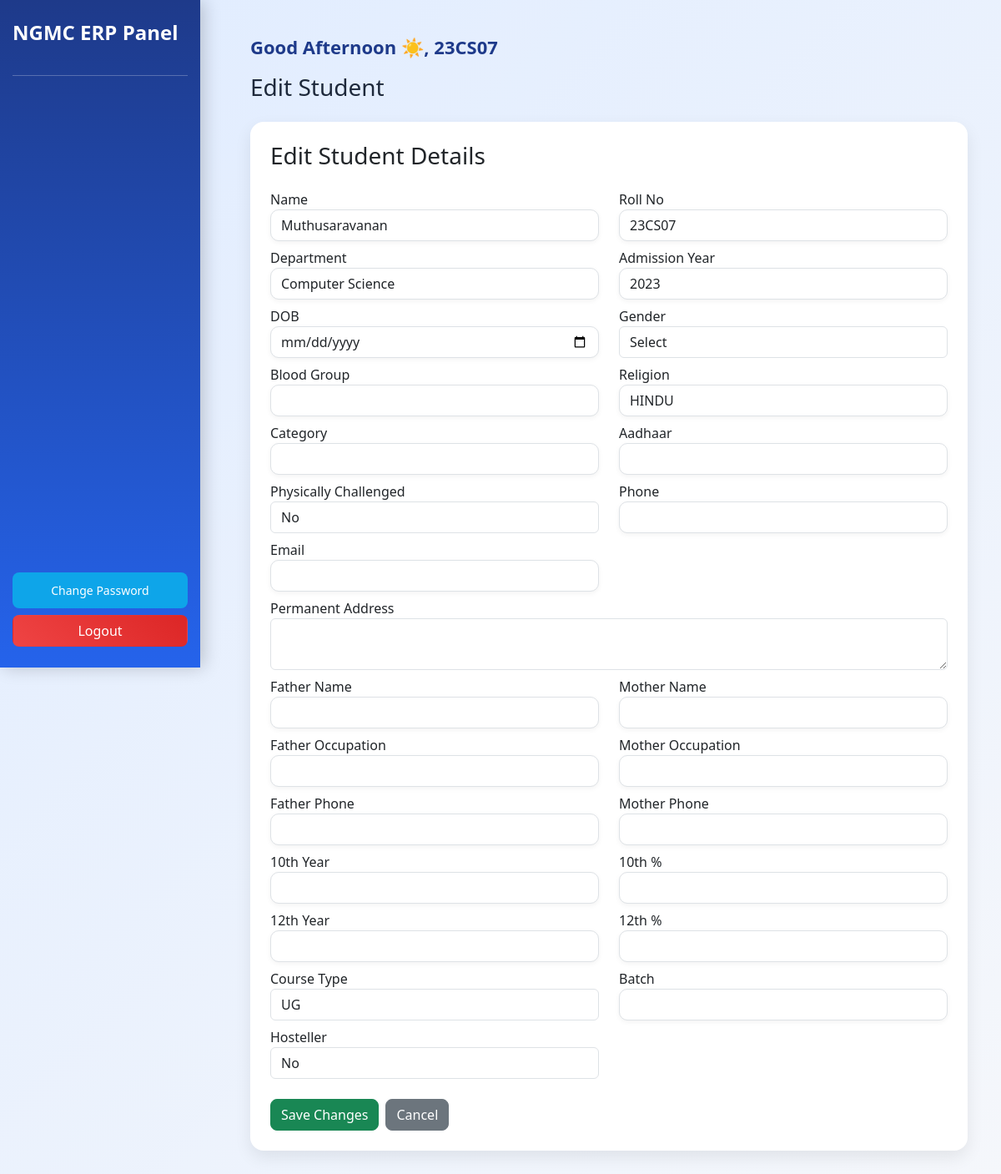
The page /student/9/edit/ (signed in) on the database its author committed.
### core/models.py (models this page shows, shortened)
class Student(models.Model):
    user = models.OneToOneField(User, on_delete=models.CASCADE)
    name = models.CharField(max_length=100)
    roll_no = models.CharField(max_length=20)
    department = models.CharField(max_length=100)
    admission_year = models.IntegerField()
    dob = models.DateField(null=True, blank=True)
    gender = models.CharField(max_length=10, blank=True, null=True)
    blood_group = models.CharField(max_length=10, blank=True, null=True)
    phone = models.CharField(max_length=15, blank=True)
    address = models.TextField(blank=True)
    religion = models.CharField(max_length=50, blank=True, null=True)
    category = models.CharField(max_length=20, blank=True, null=True)
    physically_challenged = models.BooleanField(default=False)
    aadhaar = models.CharField(max_length=20, blank=True, null=True)
    permanent_address = models.TextField(blank=True, null=True)
    email = models.EmailField(blank=True, null=True)
    father_name = models.CharField(max_length=100, blank=True, null=True)
    mother_name = models.CharField(max_length=100, blank=True, null=True)
    father_occupation = models.CharField(max_length=100, blank=True, null=True)
    mother_occupation = models.CharField(max_length=100, blank=True, null=True)
    father_phone = models.CharField(max_length=15, blank=True, null=True)
    mother_phone = models.CharField(max_length=15, blank=True, null=True)
    guardian_name = models.CharField(max_length=100, blank=True, null=True)
    tenth_year = models.IntegerField(null=True, blank=True)
    tenth_percentage = models.FloatField(null=True, blank=True)
    twelfth_year = models.IntegerField(null=True, blank=True)
    twelfth_percentage = models.FloatField(null=True, blank=True)
    COURSE_CHOICES = [
        ('UG', 'UG'),
        ('PG', 'PG'),
        ('Research', 'Research'),
    ]
    course = models.CharField(
        max_length=20,
        choices=COURSE_CHOICES,
        default='UG',
        blank=True,
        null=True
    )
    batch = models.CharField(max_length=50, blank=True, null=True)
    hosteller = models.BooleanField(default=False)

### core/views.py (the view, shortened to what this page needs)
# urls.py: path('student/<int:id>/edit/', views.student_edit, name='student_edit'),
@login_required
def student_edit(request, id):
    student = get_object_or_404(Student, id=id)
    return render(request, 'student_edit.html', {'student': student})

### core/templates/student_edit.html (shortened to what this page needs)
{% extends 'base.html' %}
{% block title %}Edit Student{% endblock %}
{% block content %}
<div class="card p-4">
<h3 class="mb-4">Edit Student Details</h3>
<form method="POST">
<div class="row">
<div class="col-md-6">
<label>Name</label>
<input name="name" class="form-control mb-2"
value="{{ student.name|default_if_none:'' }}">
</div>
<div class="col-md-6">
<label>Roll No</label>
<input name="roll_no" class="form-control mb-2"
value="{{ student.roll_no|default_if_none:'' }}">
</div>
<div class="col-md-6">
<label>Department</label>
<input name="department" class="form-control mb-2"
value="{{ student.department|default_if_none:'' }}">
</div>
<div class="col-md-6">
<label>Admission Year</label>
<input name="admission_year" class="form-control mb-2"
value="{{ student.admission_year|default_if_none:'' }}">
</div>
<div class="col-md-6">
<label>DOB</label>
<input type="date" name="dob" class="form-control mb-2"
value="{{ student.dob|date:'Y-m-d' }}">
</div>
<div class="col-md-6">
<label>Gender</label>
<select name="gender" class="form-control mb-2">
<option value="">Select</option>
</select>
</div>
<div class="col-md-6">
<label>Blood Group</label>
<input name="blood_group" class="form-control mb-2"
value="{{ student.blood_group|default_if_none:'' }}">
</div>
<div class="col-md-6">
<label>Religion</label>
<input name="religion" class="form-control mb-2"
value="{{ student.religion|default_if_none:'' }}">
</div>
<div class="col-md-6">
<label>Category</label>
<input name="category" class="form-control mb-2"
value="{{ student.category|default_if_none:'' }}">
</div>
<div class="col-md-6">
<label>Aadhaar</label>
<input name="aadhaar" class="form-control mb-2"
value="{{ student.aadhaar|default_if_none:'' }}">
</div>
<div class="col-md-6">
<label>Physically Challenged</label>
<select name="physically_challenged" class="form-control mb-2">
<option value="False" {% if not student.physically_challenged %}selected{% endif %}>No</option>
</select>
</div>
<div class="col-md-6">
<label>Phone</label>
<input name="phone" class="form-control mb-2"
value="{{ student.phone|default_if_none:'' }}">
</div>
<div class="col-md-6">
<label>Email</label>
<input name="email" class="form-control mb-2"
value="{{ student.email|default_if_none:'' }}">
</div>
<div class="col-md-12">
<label>Permanent Address</label>
<textarea name="permanent_address" class="form-control mb-2">{{ student.permanent_address|default_if_none:'' }}</textarea>
</div>
<div class="col-md-6">
<label>Father Name</label>
<input name="father_name" class="form-control mb-2"
value="{{ student.father_name|default_if_none:'' }}">
</div>
<div class="col-md-6">
<label>Mother Name</label>
<input name="mother_name" class="form-control mb-2"
value="{{ student.mother_name|default_if_none:'' }}">
</div>
<div class="col-md-6">
<label>Father Occupation</label>
<input name="father_occupation" class="form-control mb-2"
value="{{ student.father_occupation|default_if_none:'' }}">
</div>
<div class="col-md-6">
<label>Mother Occupation</label>
<input name="mother_occupation" class="form-control mb-2"
value="{{ student.mother_occupation|default_if_none:'' }}">
</div>
<div class="col-md-6">
<label>Father Phone</label>
<input name="father_phone" class="form-control mb-2"
value="{{ student.father_phone|default_if_none:'' }}">
</div>
<div class="col-md-6">
<label>Mother Phone</label>
<input name="mother_phone" class="form-control mb-2"
value="{{ student.mother_phone|default_if_none:'' }}">
</div>
<div class="col-md-6">
<label>10th Year</label>
<input name="tenth_year" class="form-control mb-2"
value="{{ student.tenth_year|default_if_none:'' }}">
</div>
<div class="col-md-6">
<label>10th %</label>
<input name="tenth_percentage" class="form-control mb-2"
value="{{ student.tenth_percentage|default_if_none:'' }}">
</div>
<div class="col-md-6">
<label>12th Year</label>
<input name="twelfth_year" class="form-control mb-2"
value="{{ student.twelfth_year|default_if_none:'' }}">
</div>
<div class="col-md-6">
<label>12th %</label>
<input name="twelfth_percentage" class="form-control mb-2"
value="{{ student.twelfth_percentage|default_if_none:'' }}">
</div>
<div class="col-md-6">
<label>Course Type</label>
<select name="course" class="form-control mb-2">
<option value="UG" {% if student.course == "UG" %}selected{% endif %}>UG</option>
</select>
</div>
<div class="col-md-6">
<label>Batch</label>
<input name="batch" class="form-control mb-2"
value="{{ student.batch|default_if_none:'' }}">
</div>
<div class="col-md-6">
<label>Hosteller</label>
<select name="hosteller" class="form-control mb-2">
<option value="False" {% if not student.hosteller %}selected{% endif %}>No</option>
</select>
</div>
</div>
<div class="mt-3 d-flex gap-2">
<button class="btn btn-success">Save Changes</button>
<a href="/student/{{ student.id }}/" class="btn btn-secondary">Cancel</a>
</div>
</form>
</div>
{% endblock %}

### core/templates/base.html (style rules this page uses)
body { min-height:100vh; font-family:'Segoe UI', sans-serif; background: linear-gradient(135deg, #e0ecff, #f5f7fb); color:#1e293b; }
.card { background:white; border:none; border-radius:16px; box-shadow:0 8px 20px rgba(0,0,0,0.08); padding:20px; }
.btn { border-radius:8px; }
input.form-control { border-radius:10px; box-shadow:0 2px 6px rgba(0,0,0,0.05); }

### rows shown on the page
Student: name "Muthusaravanan", roll_no "23CS07", department "Computer Science", admission_year "2023", religion "HINDU", physically_challenged "No", course "UG", hosteller "No"
